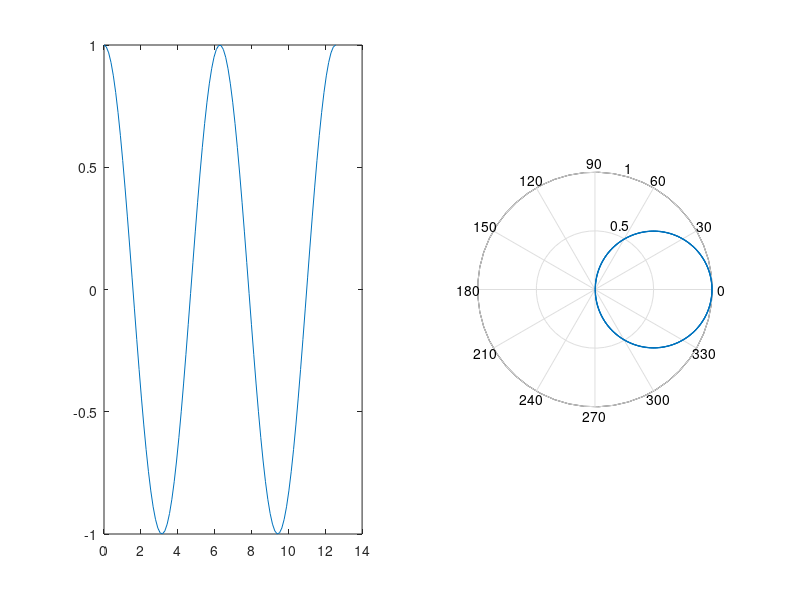

This chart was generated by the following MATLAB code:
# Using MATLAB, plot two cycles of y = cos(x) on a linear and a polar graph.

x = linspace(0,4*pi);
y = cos(x);

subplot(1,2,1);
plot(x,y);
subplot(1,2,2);
polar(x,y);
